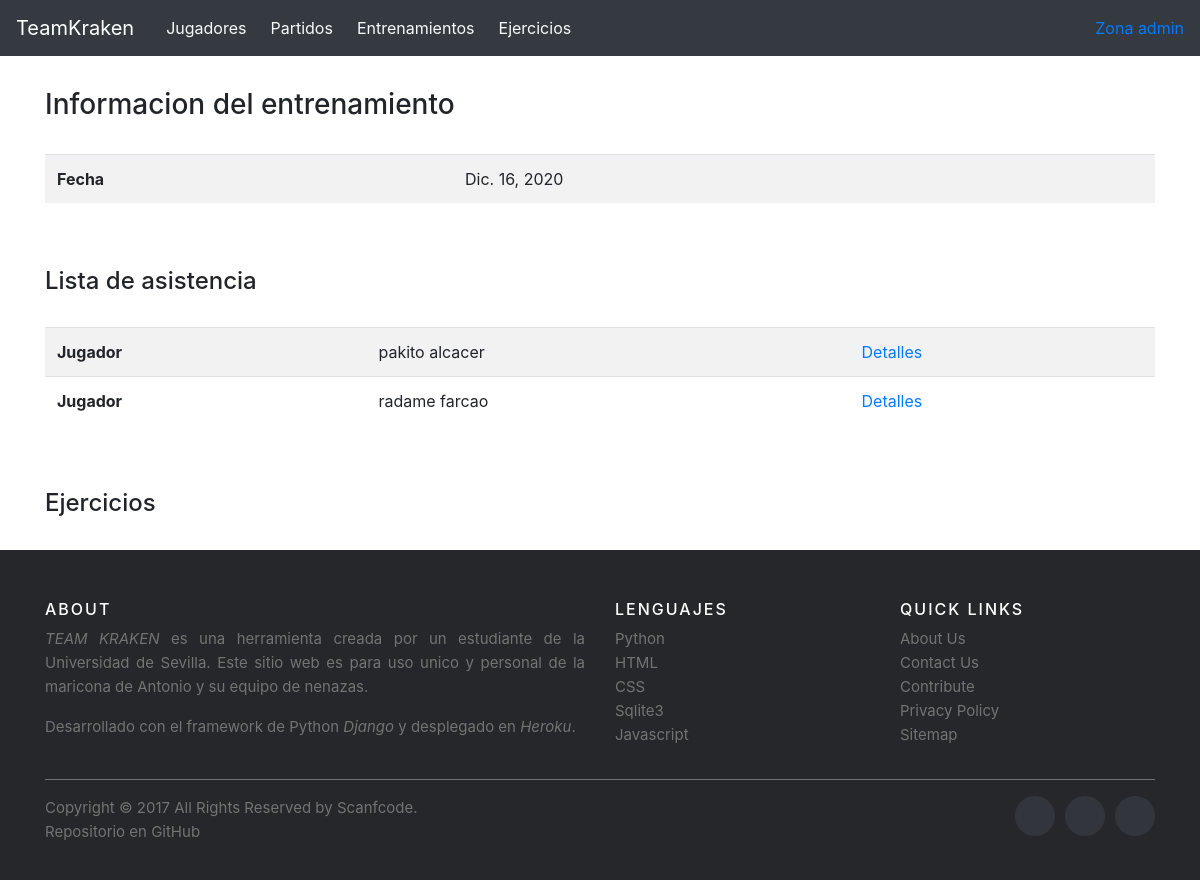
Page /entrenamientos/entrenamiento/2 on the committed database.
### principal/models.py (models this page shows, shortened)
class Entrenamiento(models.Model):
    fecha = models.DateField(verbose_name='Fecha')
    ejercicios = models.ManyToManyField(Ejercicio)
    jugadores = models.ManyToManyField(Jugador)

class Jugador(models.Model):
    PIE_DERECHO = 'PD'
    PIE_IZQUIERDO = 'PI'
    AMBIDIESTRO = 'AM'
    PIE_DOMINANTE_CHOICES = [
        (PIE_DERECHO, 'Pie derecho'),
        (PIE_IZQUIERDO, 'Pie izquierdo'),
        (AMBIDIESTRO, 'Ambidiestro'),
    ]
    nombre = models.CharField(max_length=30, verbose_name='Nombre')
    apellidos = models.CharField(max_length=50, verbose_name='Apellidos')
    fechaNacimiento = models.DateField(verbose_name='Fecha de nacimiento')
    posicionPrincipal = models.CharField(max_length=30, verbose_name='Posicion principal')
    posicionesSecundarias = models.ManyToManyField(Posicion)
    altura = models.DecimalField(max_digits=5, decimal_places=2)
    pieDominante = models.CharField(max_length=2, choices=PIE_DOMINANTE_CHOICES, default=PIE_DERECHO)

### principal/views.py (the view)
# urls.py: path('entrenamientos/entrenamiento/<int:id_entrenamiento>', views.entrenamientoDetails),
def entrenamientoDetails(request, id_entrenamiento):
    entrenamiento = get_object_or_404(Entrenamiento, pk=id_entrenamiento)
    return render(request, 'entrenamientoDetails.html', {'entrenamiento': entrenamiento})

### principal/templates/entrenamientoDetails.html (shortened to what this page needs)
{% extends 'base.html' %}
{% block content %}
	<br/>
	<h3>Informacion del entrenamiento</h3>
		<br/>
		<table class="table table-striped">
	        <tr>
	            <th>Fecha</th>
	            <td>{{ entrenamiento.fecha }}</td>
	        </tr>
	    </table>
	    <br/>
	    <br/>
	    <h4>Lista de asistencia</h4>
	    <br/>
	    <table class="table table-striped">
	    	{% for jugador in entrenamiento.jugadores.all %}
		    		<tr>
	                	<th>Jugador</th>
	                    <td>{{ jugador.nombre }} {{ jugador.apellidos }} </td>
	                    <td><a href='/jugadores/jugador/{{ jugador.id }}'>Detalles</a></td>
	                </tr>
	    	{% endfor %}
	    </table>
	    <br/>
	    <br/>
	    <h4>Ejercicios</h4>
	    <br/>
{% endblock %}

### rows in the picture
Entrenamiento: fecha "Dic. 16, 2020"
Jugador: nombre "pakito", apellidos "alcacer"
Jugador: nombre "radame", apellidos "farcao"
